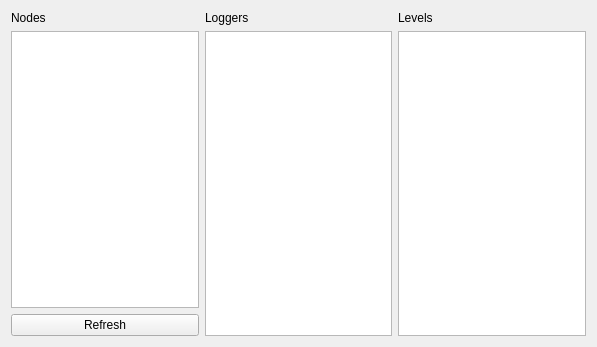
<?xml version="1.0" encoding="UTF-8"?>
<ui version="4.0">
 <class>LoggerLevel</class>
 <widget class="QWidget" name="LoggerLevel">
  <property name="geometry">
   <rect>
    <x>0</x>
    <y>0</y>
    <width>597</width>
    <height>347</height>
   </rect>
  </property>
  <property name="windowTitle">
   <string>Logger Level</string>
  </property>
  <layout class="QVBoxLayout" name="verticalLayout">
   <item>
    <layout class="QHBoxLayout" name="horizontalLayout">
     <item>
      <layout class="QVBoxLayout" name="verticalLayout_4">
       <item>
        <widget class="QLabel" name="label_2">
         <property name="text">
          <string>Nodes</string>
         </property>
        </widget>
       </item>
       <item>
        <widget class="QListWidget" name="node_list"/>
       </item>
       <item>
        <widget class="QPushButton" name="refresh_button">
         <property name="text">
          <string>Refresh</string>
         </property>
        </widget>
       </item>
      </layout>
     </item>
     <item>
      <layout class="QVBoxLayout" name="verticalLayout_5">
       <item>
        <widget class="QLabel" name="label_3">
         <property name="text">
          <string>Loggers</string>
         </property>
        </widget>
       </item>
       <item>
        <widget class="QListWidget" name="logger_list"/>
       </item>
      </layout>
     </item>
     <item>
      <layout class="QVBoxLayout" name="verticalLayout_6">
       <item>
        <widget class="QLabel" name="label_4">
         <property name="text">
          <string>Levels</string>
         </property>
        </widget>
       </item>
       <item>
        <widget class="QListWidget" name="level_list"/>
       </item>
      </layout>
     </item>
    </layout>
   </item>
  </layout>
 </widget>
 <resources/>
 <connections/>
</ui>
